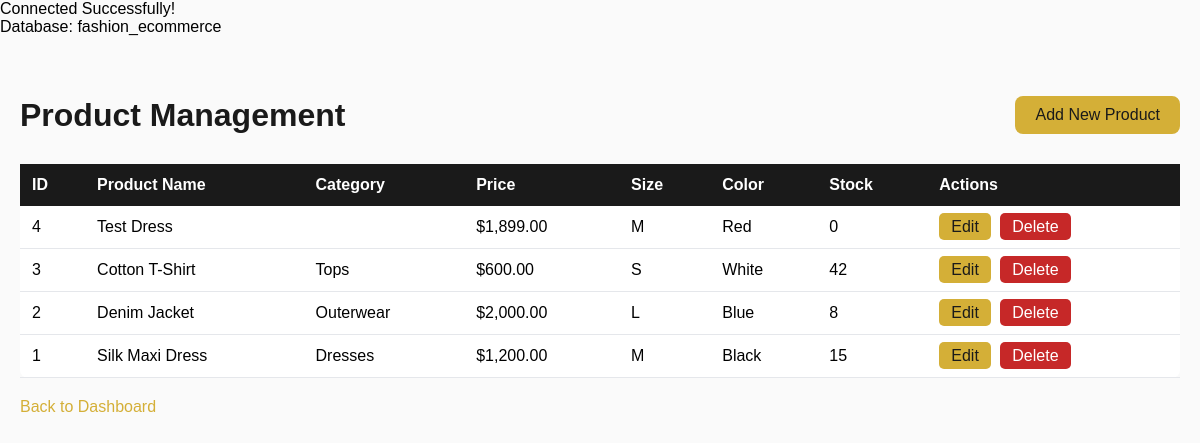
The page /products.php (signed in) on the database its author committed.
### tables this page shows
CREATE TABLE `products` (
  `id` int(11) NOT NULL,
  `product_name` varchar(100) NOT NULL,
  `category` varchar(50) DEFAULT NULL,
  `price` decimal(10,2) NOT NULL,
  `size` varchar(10) DEFAULT NULL,
  `color` varchar(30) DEFAULT NULL,
  `stock_quantity` int(11) DEFAULT 0,
  `created_at` timestamp NOT NULL DEFAULT current_timestamp()
);

### products.php (the view, shortened to what this page needs)
<?php
include 'db-connection.php';
$sql = "SELECT * FROM products ORDER BY id DESC";
$result = mysqli_query($conn, $sql);
?>
<!DOCTYPE html>
<html lang="en">
<head>
</head>
<body>
    <div class="container">
        <div class="header">
            <h1>Product Management</h1>
            <a href="add-product.php" class="btn-add">Add New Product</a>
        </div>
        <table>
            <thead>
                <tr><th>ID</th><th>Product Name</th><th>Category</th><th>Price</th><th>Size</th><th>Color</th><th>Stock</th><th>Actions</th></tr>
            </thead>
            <tbody>
                <?php while($row = mysqli_fetch_assoc($result)): ?>
                <tr>
                    <td><?php echo $row['id']; ?></td>
                    <td><?php echo htmlspecialchars($row['product_name']); ?></td>
                    <td><?php echo htmlspecialchars($row['category']); ?></td>
                    <td>$<?php echo number_format($row['price'], 2); ?></td>
                    <td><?php echo $row['size']; ?></td>
                    <td><?php echo $row['color']; ?></td>
                    <td><?php echo $row['stock_quantity']; ?></td>
                    <td>
                        <a href="edit-product.php?id=<?php echo $row['id']; ?>" class="btn-edit">Edit</a>
                        <a href="delete-product.php?id=<?php echo $row['id']; ?>" class="btn-delete" onclick="return confirm('Are you sure?')">Delete</a>
                    </td>
                </tr>
                <?php endwhile; ?>
            </tbody>
        </table>
        <a href="welcome.php" class="back-link">Back to Dashboard</a>
    </div>
</body>
</html>

### db-connection.php (shortened to what this page needs)
<?php
$host = "localhost";
$username = "root";
$password = "";
$database = "fashion_ecommerce";
$conn = mysqli_connect($host, $username, $password, $database);
if (!$conn) {
    die(" Connection Failed: " . mysqli_connect_error());
} else {
    echo "Database: " . $database;
}
?>

### products.php (style rules this page uses)
* { margin: 0; padding: 0; box-sizing: border-box; }
body { font-family: Arial, sans-serif; background: #FAFAFA; }
.container { max-width: 1200px; margin: 40px auto; padding: 20px; }
.header { display: flex; justify-content: space-between; align-items: center; margin-bottom: 30px; }
h1 { color: #1A1A1A; }
.btn-add { background: #D4AF37; color: #1A1A1A; padding: 10px 20px; text-decoration: none; border-radius: 8px; }
table { width: 100%; background: white; border-radius: 8px; border-collapse: collapse; }
th { background: #1A1A1A; color: white; padding: 12px; text-align: left; }
td { padding: 12px; border-bottom: 1px solid #E5E7EB; }
.btn-edit { background: #D4AF37; color: #1A1A1A; padding: 5px 12px; text-decoration: none; border-radius: 5px; margin-right: 5px; }
.btn-delete { background: #C62828; color: white; padding: 5px 12px; text-decoration: none; border-radius: 5px; }
.back-link { display: inline-block; margin-top: 20px; color: #D4AF37; text-decoration: none; }

### rows shown on the page
products: id "4", product_name "Test Dress", price "1,899.00", size "M", color "Red", stock_quantity "0"
products: id "3", product_name "Cotton T-Shirt", category "Tops", price "600.00", size "S", color "White", stock_quantity "42"
products: id "2", product_name "Denim Jacket", category "Outerwear", price "2,000.00", size "L", color "Blue", stock_quantity "8"
products: id "1", product_name "Silk Maxi Dress", category "Dresses", price "1,200.00", size "M", color "Black", stock_quantity "15"

### other values the page prints
$database "fashion_ecommerce"
